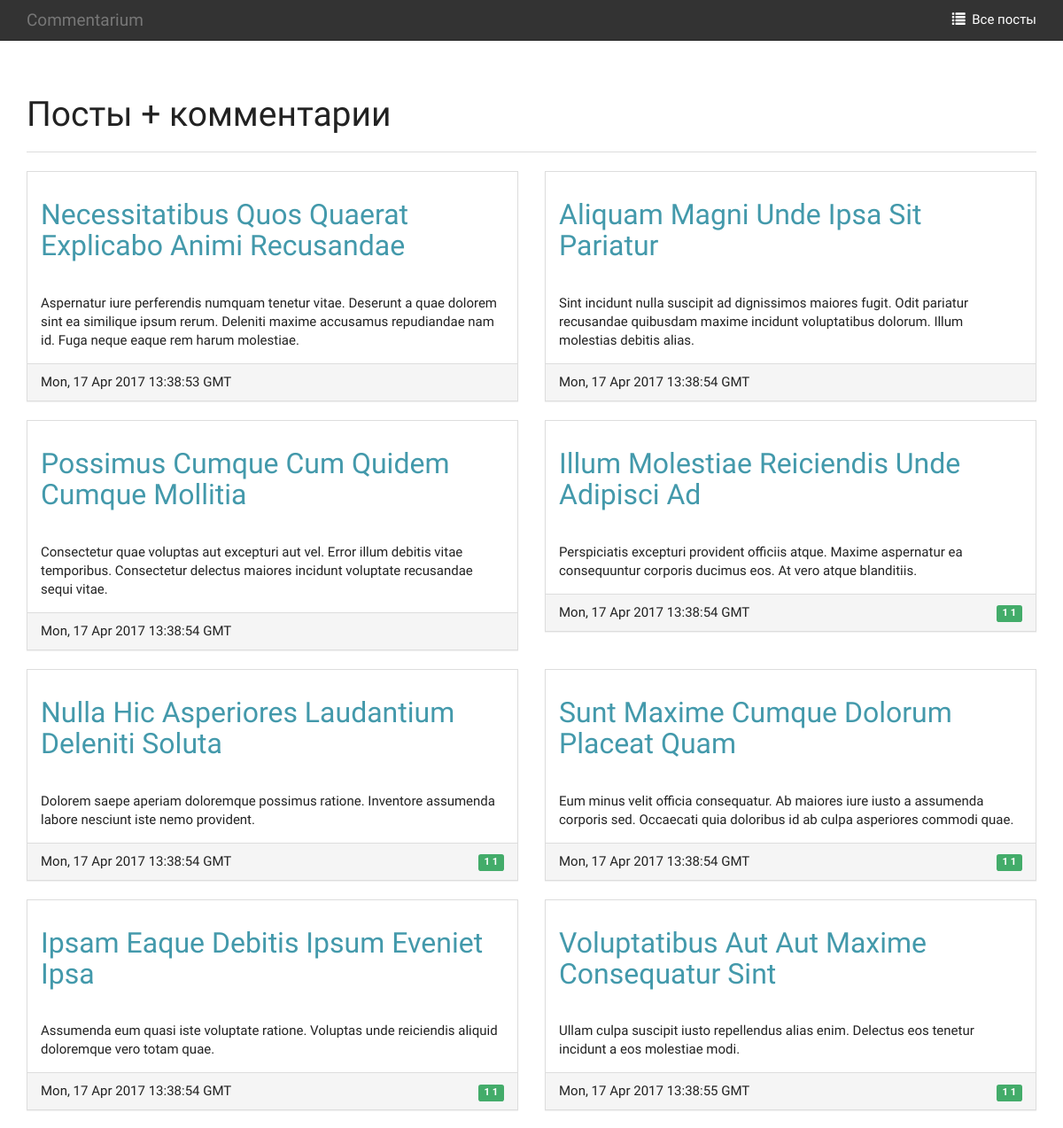
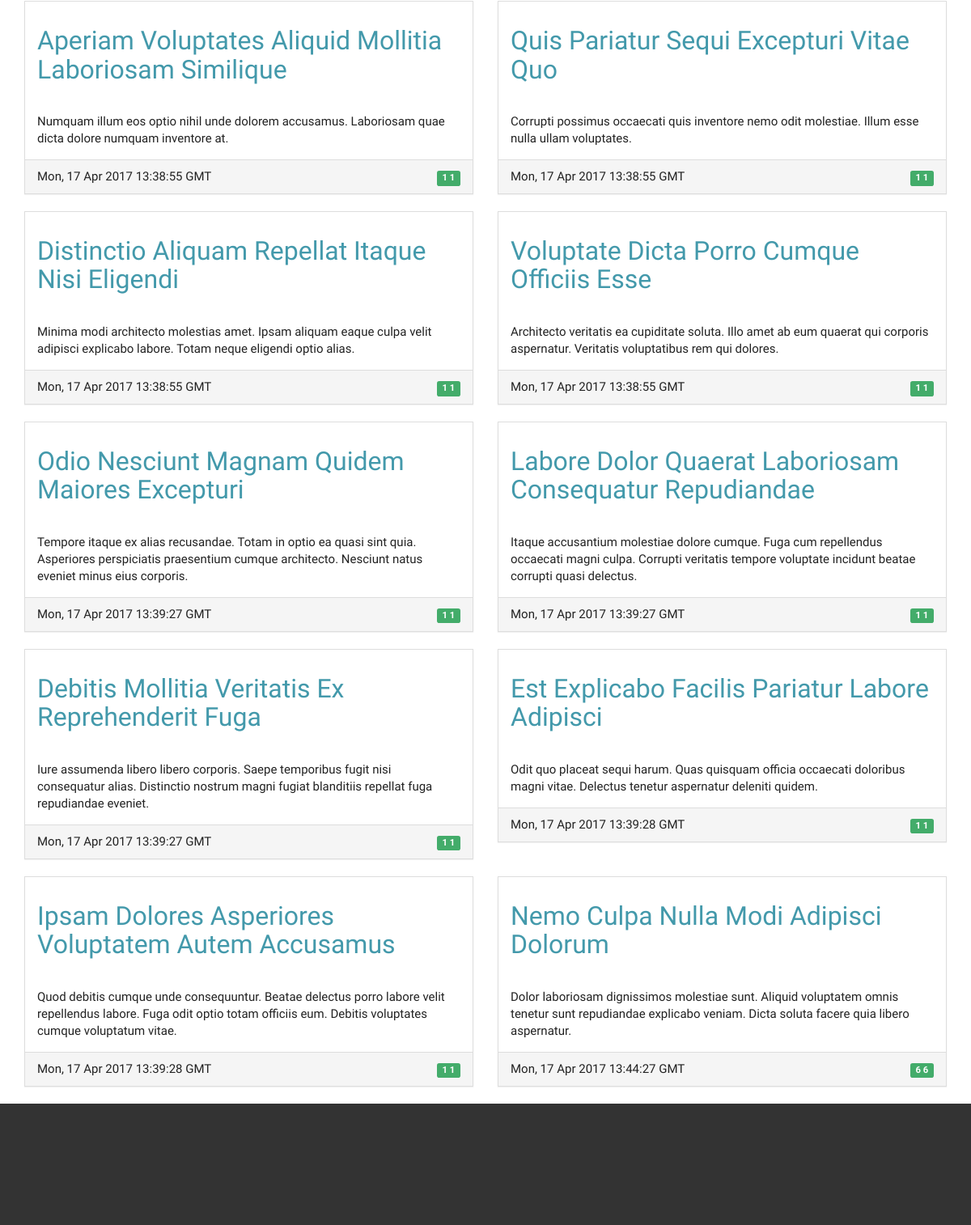
The page / on the database its author committed (2 pictures, top to bottom).
### main/models.py (models this page shows, shortened)
class Post(SitePageModel):
    LIST_VIEW_HEADING = _(u'All posts')
    comments_count = models.IntegerField(_(u'Comments count'), default=0)
    class Meta:
        verbose_name = _(u'Post')
        verbose_name_plural = _(u'Posts')
        ordering = ('last_modified',)
    def get_comments_count(self):
        return self.comments_count
    @models.permalink
    def get_absolute_url(self):
        return 'post-detail', (), {'slug': self.slug}

### main/mixins/models.py (called while the page is built)
    def get_title(self):
        return u'%s' % self.title

    @classmethod
    def get_published(cls):
        return cls.objects.filter(display=True)

    def get_last_modified(self):
        return formatdate(time.mktime(self.last_modified.timetuple()), usegmt=True)

### main/templatetags/main_extras.py (called while the page is built)
@register.inclusion_tag('post/templatetags/post_list_inner.html')
def post_list():
    return {'objects': Post.get_published()}

### templates/index.html (shortened to what this page needs)
{% extends "base.html" %}
{% block main_content %}
    <div class="row">
        <div class="col-xs-12">
            <div class="page-header">
                <h1>Посты + комментарии</h1>
            </div>
        </div>
        {% load main_extras %}{% post_list %}
    </div>
{% endblock %}

### templates/base.html (shortened to what this page needs)
<!DOCTYPE HTML>
 <html lang="ru">
<head>
    {% include "templatetags/stylesheets.html" %}
</head>
<body>
<div class="main-content-wrapper">
    {% include "templatetags/header.html" %}
    <div class="container">
        {% block main_content %}{% endblock %}
    </div>
    <div class="footer-placeholder"></div>
</div>
<div class="footer-wrapper">
</div>
</body>
</html>

### templates/templatetags/stylesheets.html
{% load static %}
<link href="{% static "stylesheets/style.css" %}" rel="stylesheet" type="text/css" />

### templates/templatetags/header.html (shortened to what this page needs)
<nav class="navbar navbar-default navbar-fixed-top">
    <div class="container">
        <div class="navbar-header">
            <a class="navbar-brand" href="/">Commentarium</a>
        </div>
        <div class="collapse navbar-collapse" id="bs-example-navbar-collapse-1">
            <ul class="nav navbar-nav navbar-right">
                <li class=""><a href="{% url 'post-list' %}"><i class="glyphicon glyphicon-list"></i>&nbsp;&nbsp;Все посты</a></li>
            </ul>
        </div>
    </div>
</nav>

### templates/post/templatetags/post_list_inner.html
{% load pytils_numeral %}
{% if objects %}
    {% for object in objects %}
        <div class="col-xs-12 col-sm-6 form">
            <div class="panel panel-default">
                <a title="{{ object.get_title }}" href="{{ object.get_absolute_url }}">
                    <div class="panel-heading">
                        <h2>{{ object.get_title }}</h2>
                    </div>
                </a>
                <div class="panel-body">
                    {{ object.content|safe }}
                </div>
                <div class="panel-footer">
                    <div class="row">
                        <div class="col-sm-6">
                            {{ object.get_last_modified }}
                        </div>
                        {% if object.get_comments_count %}
                            <div class="col-xs-6 text-right">
                                <div href="{{ object.get_absolute_url }}" class="label label-success">{{ object.get_comments_count }} {{ object.get_comments_count|choose_plural:"комментарий, комментария, комментариев" }} </div>
                            </div>
                        {% endif %}
                    </div>
                </div>
            </div>
        </div>
        {% cycle '' '<div class="clearfix"></div>' %}
    {% endfor %}
{% endif %}

### templates/templatetags/pagescripts.html (shortened to what this page needs)
{% load static %}

### rows shown on the page
Post: get_title "Necessitatibus Quos Quaerat Explicabo Animi Recusandae", content "Aspernatur iure perferendis numquam tenetur vitae. Deserunt a quae dolorem sint ea similique ipsum rerum. Deleniti maxime accusamus repudiandae nam id. Fuga neque eaque rem harum molestiae.", get_last_modified "Mon, 17 Apr 2017 13:38:53 GMT"
Post: get_title "Aliquam Magni Unde Ipsa Sit Pariatur", content "Sint incidunt nulla suscipit ad dignissimos maiores fugit. Odit pariatur recusandae quibusdam maxime incidunt voluptatibus dolorum. Illum molestias debitis alias.", get_last_modified "Mon, 17 Apr 2017 13:38:54 GMT"
Post: get_title "Possimus Cumque Cum Quidem Cumque Mollitia", content "Consectetur quae voluptas aut excepturi aut vel. Error illum debitis vitae temporibus. Consectetur delectus maiores incidunt voluptate recusandae sequi vitae.", get_last_modified "Mon, 17 Apr 2017 13:38:54 GMT"
Post: get_title "Illum Molestiae Reiciendis Unde Adipisci Ad", content "Perspiciatis excepturi provident officiis atque. Maxime aspernatur ea consequuntur corporis ducimus eos. At vero atque blanditiis.", get_last_modified "Mon, 17 Apr 2017 13:38:54 GMT", get_comments_count "1", get_comments_count|choose_plural "1"
Post: get_title "Nulla Hic Asperiores Laudantium Deleniti Soluta", content "Dolorem saepe aperiam doloremque possimus ratione. Inventore assumenda labore nesciunt iste nemo provident.", get_last_modified "Mon, 17 Apr 2017 13:38:54 GMT", get_comments_count "1", get_comments_count|choose_plural "1"
Post: get_title "Sunt Maxime Cumque Dolorum Placeat Quam", content "Eum minus velit officia consequatur. Ab maiores iure iusto a assumenda corporis sed. Occaecati quia doloribus id ab culpa asperiores commodi quae.", get_last_modified "Mon, 17 Apr 2017 13:38:54 GMT", get_comments_count "1", get_comments_count|choose_plural "1"
Post: get_title "Ipsam Eaque Debitis Ipsum Eveniet Ipsa", content "Assumenda eum quasi iste voluptate ratione. Voluptas unde reiciendis aliquid doloremque vero totam quae.", get_last_modified "Mon, 17 Apr 2017 13:38:54 GMT", get_comments_count "1", get_comments_count|choose_plural "1"
Post: get_title "Voluptatibus Aut Aut Maxime Consequatur Sint", content "Ullam culpa suscipit iusto repellendus alias enim. Delectus eos tenetur incidunt a eos molestiae modi.", get_last_modified "Mon, 17 Apr 2017 13:38:55 GMT", get_comments_count "1", get_comments_count|choose_plural "1"
Post: get_title "Aperiam Voluptates Aliquid Mollitia Laboriosam Similique", content "Numquam illum eos optio nihil unde dolorem accusamus. Laboriosam quae dicta dolore numquam inventore at.", get_last_modified "Mon, 17 Apr 2017 13:38:55 GMT", get_comments_count "1", get_comments_count|choose_plural "1"
Post: get_title "Quis Pariatur Sequi Excepturi Vitae Quo", content "Corrupti possimus occaecati quis inventore nemo odit molestiae. Illum esse nulla ullam voluptates.", get_last_modified "Mon, 17 Apr 2017 13:38:55 GMT", get_comments_count "1", get_comments_count|choose_plural "1"
Post: get_title "Distinctio Aliquam Repellat Itaque Nisi Eligendi", content "Minima modi architecto molestias amet. Ipsam aliquam eaque culpa velit adipisci explicabo labore. Totam neque eligendi optio alias.", get_last_modified "Mon, 17 Apr 2017 13:38:55 GMT", get_comments_count "1", get_comments_count|choose_plural "1"
Post: get_title "Voluptate Dicta Porro Cumque Officiis Esse", content "Architecto veritatis ea cupiditate soluta. Illo amet ab eum quaerat qui corporis aspernatur. Veritatis voluptatibus rem qui dolores.", get_last_modified "Mon, 17 Apr 2017 13:38:55 GMT", get_comments_count "1", get_comments_count|choose_plural "1"
Post: get_title "Odio Nesciunt Magnam Quidem Maiores Excepturi", content "Tempore itaque ex alias recusandae. Totam in optio ea quasi sint quia. Asperiores perspiciatis praesentium cumque architecto. Nesciunt natus eveniet minus eius corporis.", get_last_modified "Mon, 17 Apr 2017 13:39:27 GMT", get_comments_count "1", get_comments_count|choose_plural "1"
Post: get_title "Labore Dolor Quaerat Laboriosam Consequatur Repudiandae", content "Itaque accusantium molestiae dolore cumque. Fuga cum repellendus occaecati magni culpa. Corrupti veritatis tempore voluptate incidunt beatae corrupti quasi delectus.", get_last_modified "Mon, 17 Apr 2017 13:39:27 GMT", get_comments_count "1", get_comments_count|choose_plural "1"
Post: get_title "Debitis Mollitia Veritatis Ex Reprehenderit Fuga", content "Iure assumenda libero libero corporis. Saepe temporibus fugit nisi consequatur alias. Distinctio nostrum magni fugiat blanditiis repellat fuga repudiandae eveniet.", get_last_modified "Mon, 17 Apr 2017 13:39:27 GMT", get_comments_count "1", get_comments_count|choose_plural "1"
Post: get_title "Est Explicabo Facilis Pariatur Labore Adipisci", content "Odit quo placeat sequi harum. Quas quisquam officia occaecati doloribus magni vitae. Delectus tenetur aspernatur deleniti quidem.", get_last_modified "Mon, 17 Apr 2017 13:39:28 GMT", get_comments_count "1", get_comments_count|choose_plural "1"
Post: get_title "Ipsam Dolores Asperiores Voluptatem Autem Accusamus", content "Quod debitis cumque unde consequuntur. Beatae delectus porro labore velit repellendus labore. Fuga odit optio totam officiis eum. Debitis voluptates cumque voluptatum vitae.", get_last_modified "Mon, 17 Apr 2017 13:39:28 GMT", get_comments_count "1", get_comments_count|choose_plural "1"
Post: get_title "Nemo Culpa Nulla Modi Adipisci Dolorum", content "Dolor laboriosam dignissimos molestiae sunt. Aliquid voluptatem omnis tenetur sunt repudiandae explicabo veniam. Dicta soluta facere quia libero aspernatur.", get_last_modified "Mon, 17 Apr 2017 13:44:27 GMT", get_comments_count "6", get_comments_count|choose_plural "6"
